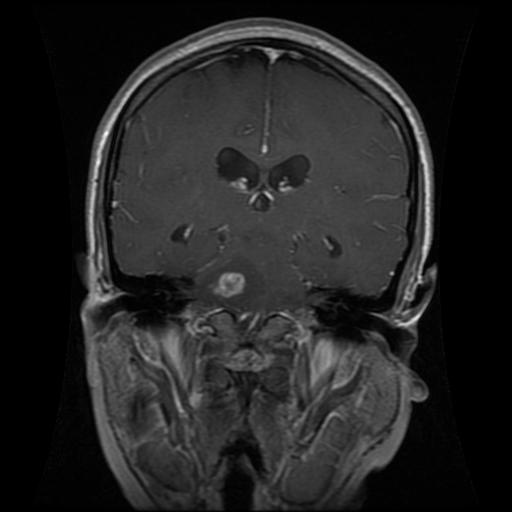
#> input picture data/raw/test/Glioma/1049.jpg, 512 x 512 px
$ python -i preprocessing_service.py   (imports and definitions only)
#> lines starting #> are read from the running program, lines starting #| are printed output that depends on the picture; after the words box and inside, x2 and y2 are one past the last pixel; in counts of white or black regions, pixels touching at a corner belong together
#> in preprocess_scan, image_color is the input picture: shape (512, 512, 3); min 0, max 255, mean 34.9
from __future__ import annotations

from dataclasses import dataclass
from pathlib import Path
from typing import Any

import cv2
import numpy as np

from backend.utils.config import settings


@dataclass
class PreprocessResult:
    normalized_image: np.ndarray
    preview_rgb: np.ndarray
    original_shape: tuple[int, ...]
    file_format: str
    modality: str
    is_3d: bool
    voxel_spacing: tuple[float, float, float] | None
    volume_data: np.ndarray | None = None
    selected_slice_index: int | None = None
    is_area_based_approximation: bool = True
    modality_channels: int = 1
    preprocessing_notes: list[str] | None = None


SUPPORTED_2D = {".jpg", ".jpeg", ".png"}
SUPPORTED_DICOM = {".dcm"}


def _normalize_intensity(image: np.ndarray) -> np.ndarray:
    image = image.astype(np.float32)
    if image.size == 0:
        return image

    lower = float(np.percentile(image, 1.0))
    upper = float(np.percentile(image, 99.0))
    if upper - lower < 1e-8:
        return np.zeros_like(image, dtype=np.float32)

    clipped = np.clip(image, lower, upper)
    return ((clipped - lower) / (upper - lower)).astype(np.float32)


def _largest_component(binary_mask: np.ndarray) -> np.ndarray:
    n_labels, labels, stats, _ = cv2.connectedComponentsWithStats(binary_mask.astype(np.uint8), connectivity=8)
    if n_labels <= 1:
        return np.zeros_like(binary_mask, dtype=np.uint8)
    largest_idx = 1 + int(np.argmax(stats[1:, cv2.CC_STAT_AREA]))
    out = np.zeros_like(binary_mask, dtype=np.uint8)
    out[labels == largest_idx] = 1
    return out


def _skull_strip_2d(image: np.ndarray) -> np.ndarray:
    if settings.skull_strip_mode.lower() == "none":
        return image

    img_u8 = (np.clip(image, 0.0, 1.0) * 255).astype(np.uint8)
    _, thresh = cv2.threshold(img_u8, 0, 255, cv2.THRESH_BINARY + cv2.THRESH_OTSU)
    mask = _largest_component((thresh > 0).astype(np.uint8))
    stripped = (img_u8 * mask).astype(np.uint8)
    return _normalize_intensity(stripped)


# [40 lines left out: functions _slice_from_volume, _load_nifti_volume, _load_dicom, not called in this run]


def _is_nifti(path: Path) -> bool:
    name = path.name.lower()
    return name.endswith(".nii") or name.endswith(".nii.gz")


def _resize_2d(image: np.ndarray, target_size: tuple[int, int]) -> np.ndarray:
    return cv2.resize(image, target_size, interpolation=cv2.INTER_AREA).astype(np.float32)


def _prepare_2d_image(image: np.ndarray, target_size: tuple[int, int]) -> np.ndarray:
    norm = _normalize_intensity(image)
    denoised = cv2.GaussianBlur(norm, (5, 5), 0)
    stripped = _skull_strip_2d(denoised)
    return _resize_2d(stripped, target_size)


# [5 lines left out: function _prepare_3d_volume, not called in this run]


def _validate_mri_like_image(image: np.ndarray) -> None:
    if image is None or image.size == 0:
        raise ValueError("Uploaded image is empty or unreadable.")

    if image.ndim == 3:
        b = image[:, :, 0].astype(np.float32)
        g = image[:, :, 1].astype(np.float32)
        r = image[:, :, 2].astype(np.float32)
        channel_delta = float((np.abs(b - g).mean() + np.abs(g - r).mean() + np.abs(b - r).mean()) / 3.0)
#> channel_delta = 0
        hsv = cv2.cvtColor(image, cv2.COLOR_BGR2HSV)
#> hsv: shape (512, 512, 3); mean H, S, V 0, 0, 34.9
        sat_mean = float(hsv[:, :, 1].mean())
#> sat_mean = 0
        gray = cv2.cvtColor(image, cv2.COLOR_BGR2GRAY)
        if channel_delta > 18.0 and sat_mean > 35.0:
            raise ValueError(
                "Uploaded file appears to be a natural/color photo, not a grayscale brain MRI slice."
            )
    else:
        gray = image.astype(np.float32)

    gray = gray.astype(np.float32)
    g_min = float(np.min(gray))
#> g_min = 0
    g_max = float(np.max(gray))
#> g_max = 255
    if g_max - g_min > 1e-8:
        gray_u8 = np.clip((gray - g_min) * 255.0 / (g_max - g_min), 0, 255).astype(np.uint8)
    else:
        gray_u8 = np.zeros_like(gray, dtype=np.uint8)

    std = float(np.std(gray_u8))
#> std = 35.65
    if std < 8.0:
        raise ValueError("Image contrast is too low for MRI analysis.")

    edges = cv2.Canny(gray_u8, 35, 120)
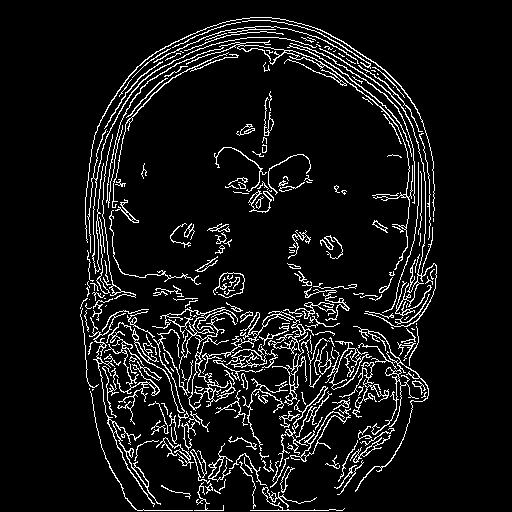
#> edges: shape (512, 512); 7.9% white in thin lines or dots, all inside (x1, y1, x2, y2) = (80, 17, 437, 511)
    edge_density = float(np.mean(edges > 0))
#> edge_density = 0.0792
    if edge_density > 0.35:
        raise ValueError("Image texture is atypical for brain MRI. Please upload a valid MRI scan.")

    _, thresh = cv2.threshold(gray_u8, 0, 255, cv2.THRESH_BINARY + cv2.THRESH_OTSU)
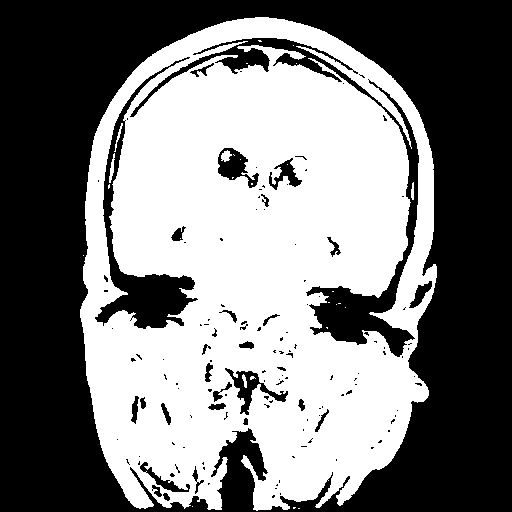
#> thresh: shape (512, 512); 48.6% white; 28 white regions (22 under 20 px), largest, box (x1, y1, x2, y2) and area: (80, 17, 437, 511) 126917, (221, 150, 232, 162) 84, (109, 153, 115, 183) 82, (114, 123, 123, 152) 57, (411, 182, 414, 200) 44, (242, 374, 247, 388) 41
    mask = _largest_component((thresh > 0).astype(np.uint8))
#> in _largest_component, `n_labels, labels, stats, _ = cv2.connectedComponentsWithStats(binary_m..`:
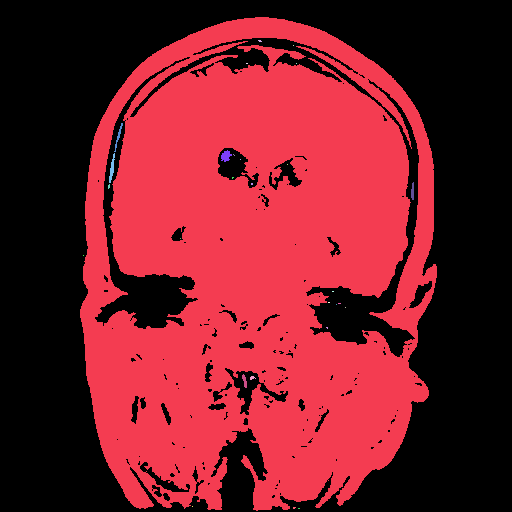
#> labels: shape (512, 512) int32; 29 distinct labels, from 0 to 28; one colour per label, 0 black
#> in _largest_component, `n_labels, labels, stats, _ = cv2.connectedComponentsWithStats(binary_m..`: n_labels = 29; stats = 29 rows, first 6: [0, 0, 512, 512, 134853], [80, 17, 357, 494, 126917], [258, 40, 4, 2, 6], [293, 45, 1, 1, 1], [246, 63, 2, 1, 2], [296, 63, 1, 1, 1]
#> in _largest_component, `largest_idx = 1 + int(np.argmax(stats[1:, cv2.CC_STAT_AREA]))`: largest_idx = 1
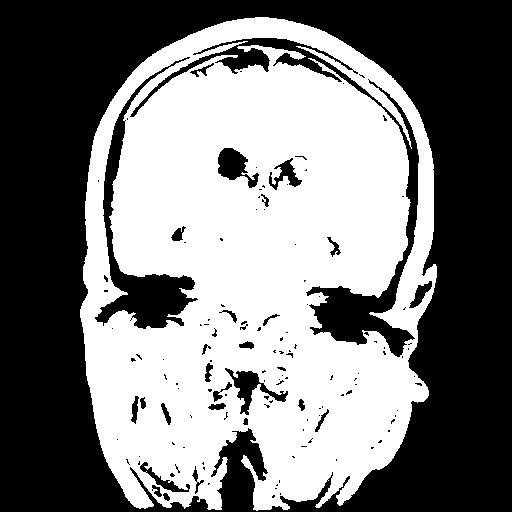
#> mask: shape (512, 512); values 0 (black) and 1 (white), 48.4% white; 1 white region, box (x1, y1, x2, y2) and area: (80, 17, 437, 511) 126917
    occupancy = float(mask.mean())
#> occupancy = 0.484
    if occupancy < 0.03 or occupancy > 0.95:
        raise ValueError("Image does not resemble a centered brain MRI slice.")


def preprocess_scan(image_path: str, target_size: tuple[int, int] = (224, 224)) -> PreprocessResult:
    path = Path(image_path)
    ext = path.suffix.lower()

    is_3d = False
    modality = "UNKNOWN"
    spacing = None
    volume_data = None
    selected_slice_index: int | None = None
    modality_channels = 1
    notes: list[str] = []

    if _is_nifti(path):
        volume, spacing, modality_channels = _load_nifti_volume(path)
        original_shape = tuple(volume.shape)
        volume_data, resized, selected_slice_index = _prepare_3d_volume(volume, target_size)
        is_3d = True
        modality = "MRI-3D-NIfTI"
        notes.append("3D NIfTI loaded and intensity-normalized with percentile clipping.")
        if modality_channels > 1:
            notes.append(
                f"Multi-modal NIfTI detected ({modality_channels} channels). "
                f"Using modality index {int(np.clip(settings.nifti_modality_index, 0, modality_channels - 1))}."
            )
    elif ext in SUPPORTED_DICOM:
        image = _load_dicom(path)
        _validate_mri_like_image(image)
        original_shape = tuple(image.shape)
        resized = _prepare_2d_image(image, target_size)
        modality = "DICOM-2D"
        notes.append("DICOM slice loaded and preprocessed in 2D mode.")
    elif ext in SUPPORTED_2D:
        image_color = cv2.imread(str(path), cv2.IMREAD_COLOR)
        if image_color is None:
            raise ValueError("Unable to decode image file.")
        _validate_mri_like_image(image_color)
        image = cv2.cvtColor(image_color, cv2.COLOR_BGR2GRAY)
        if image is None:
            raise ValueError("Unable to decode image file.")
        original_shape = tuple(image.shape)
#> original_shape = (512, 512)
        resized = _prepare_2d_image(image, target_size)
#> in _normalize_intensity, `lower = float(np.percentile(image, 1.0))`: lower = 0
#> in _normalize_intensity, `upper = float(np.percentile(image, 99.0))`: upper = 137
#> in _normalize_intensity, `return ((clipped - lower) / (upper - lower)).astype(np.float32)`:
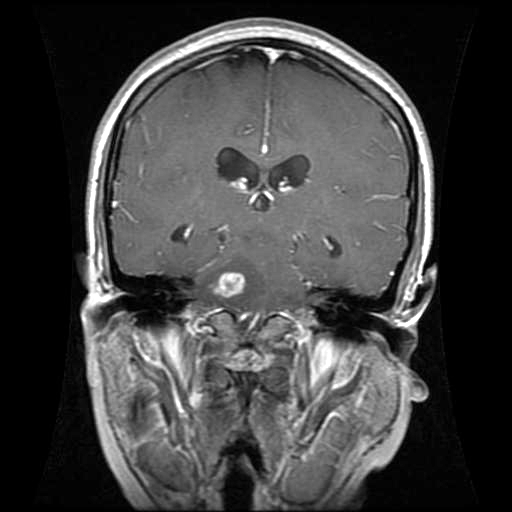
#> returned value: shape (512, 512) float32; min 0, max 1, mean 0.253
        modality = "MRI-2D"
        notes.append("2D image loaded and preprocessed.")
    else:
        raise ValueError(f"Unsupported file format: {path.name}")

    if resized.ndim != 2:
        raise ValueError("Preprocessed image is not 2D grayscale.")

    preview_rgb = cv2.cvtColor((np.clip(resized, 0.0, 1.0) * 255).astype(np.uint8), cv2.COLOR_GRAY2RGB)

    is_area_based_approximation = not bool(is_3d and spacing and volume_data is not None)
    if is_area_based_approximation:
        notes.append("Tumor metric fallback: area-based approximation.")
    else:
        notes.append("3D tumor volume estimation enabled using voxel spacing metadata.")

    return PreprocessResult(
        normalized_image=resized.astype(np.float32),
        preview_rgb=preview_rgb,
        original_shape=original_shape,
        file_format=path.suffix.lower(),
        modality=modality,
        is_3d=is_3d,
        voxel_spacing=spacing,
        volume_data=volume_data,
        selected_slice_index=selected_slice_index,
        is_area_based_approximation=is_area_based_approximation,
        modality_channels=modality_channels,
        preprocessing_notes=notes,
    )

#> (the run stopped early here; a loop or call above may not have finished)

$ run again, on data/raw/test/Glioma/1116.jpg
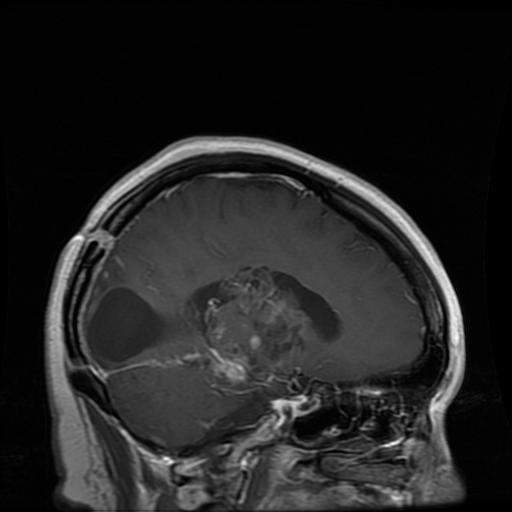
#> input picture data/raw/test/Glioma/1116.jpg, 512 x 512 px
#> in preprocess_scan, image_color is the input picture: shape (512, 512, 3); min 0, max 255, mean 35.4
#> channel_delta = 0
#> hsv: shape (512, 512, 3); mean H, S, V 0, 0, 35.4
#> g_max = 255
#> std = 42.16
#> in _validate_mri_like_image, `edges = cv2.Canny(gray_u8, 35, 120)`:
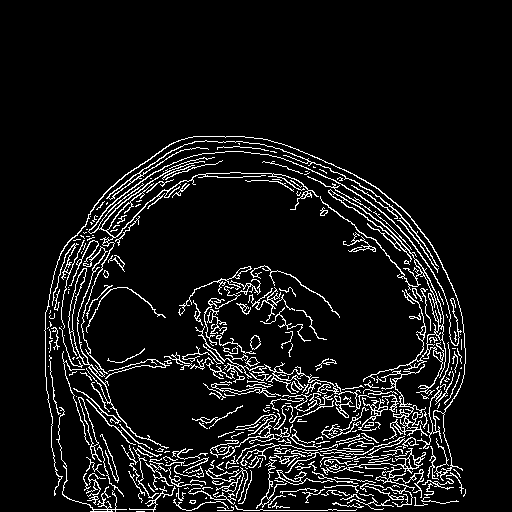
#> edges: shape (512, 512); 8% white in thin lines or dots, all inside (x1, y1, x2, y2) = (44, 136, 466, 512)
#> edge_density = 0.0799
#> thresh: shape (512, 512); 38.6% white; 78 white regions (63 under 20 px), largest, box (x1, y1, x2, y2) and area: (45, 136, 466, 512) 98690, (415, 260, 443, 340) 659, (334, 195, 413, 258) 485
#> labels: shape (512, 512) int32; 79 distinct labels, from 0 to 78
#> n_labels = 79; stats = 79 rows, first 6: [0, 0, 512, 512, 160960], [45, 136, 421, 376, 98690], [188, 162, 3, 1, 3], [183, 164, 1, 1, 1], [167, 171, 12, 6, 24], [152, 185, 1, 2, 2]
#> largest_idx = 1
#> mask: shape (512, 512); values 0 (black) and 1 (white), 37.6% white; 1 white region, box (x1, y1, x2, y2) and area: (45, 136, 466, 512) 98690
#> occupancy = 0.376
#> lower = 0
#> upper = 180
#> in _normalize_intensity, `return ((clipped - lower) / (upper - lower)).astype(np.float32)`:
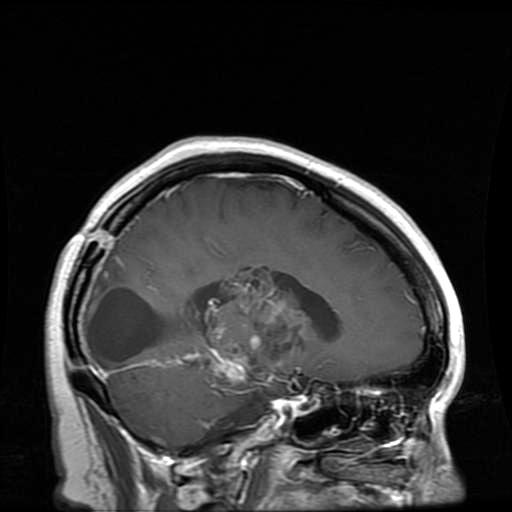
#> returned value: shape (512, 512) float32; min 0, max 1, mean 0.196

$ run again, on data/raw/test/Glioma/1125.jpg
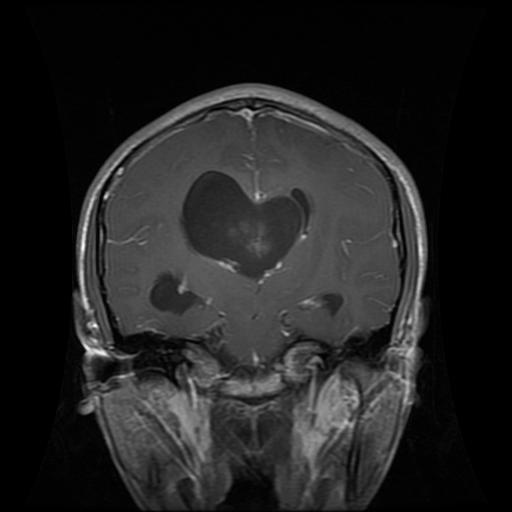
#> input picture data/raw/test/Glioma/1125.jpg, 512 x 512 px
#> in preprocess_scan, image_color is the input picture: shape (512, 512, 3); min 0, max 255, mean 34.4
#> channel_delta = 0
#> hsv: shape (512, 512, 3); mean H, S, V 0, 0, 34.4
#> g_max = 255
#> std = 39.34
#> in _validate_mri_like_image, `edges = cv2.Canny(gray_u8, 35, 120)`:
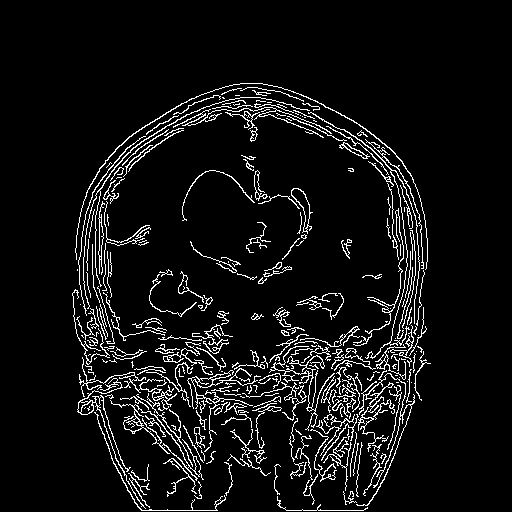
#> edges: shape (512, 512); 6.9% white in thin lines or dots, all inside (x1, y1, x2, y2) = (72, 83, 431, 511)
#> edge_density = 0.0691
#> thresh: shape (512, 512); 41.5% white; 41 white regions (34 under 20 px), largest, box (x1, y1, x2, y2) and area: (73, 83, 428, 510) 108196, (99, 225, 104, 274) 155, (222, 100, 247, 109) 111
#> labels: shape (512, 512) int32; 42 distinct labels, from 0 to 41
#> n_labels = 42; stats = 42 rows, first 6: [0, 0, 512, 512, 153373], [73, 83, 355, 427, 108196], [222, 100, 25, 9, 111], [248, 100, 4, 5, 13], [384, 170, 1, 2, 2], [216, 178, 3, 2, 5]
#> largest_idx = 1
#> mask: shape (512, 512); values 0 (black) and 1 (white), 41.3% white; 1 white region, box (x1, y1, x2, y2) and area: (73, 83, 428, 510) 108196
#> occupancy = 0.413
#> lower = 0
#> upper = 139
#> in _normalize_intensity, `return ((clipped - lower) / (upper - lower)).astype(np.float32)`:
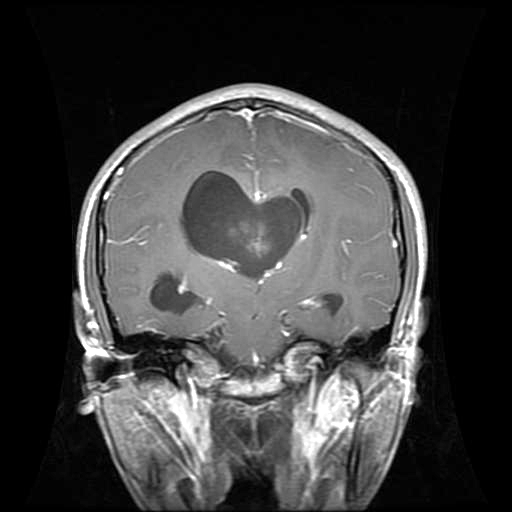
#> returned value: shape (512, 512) float32; min 0, max 1, mean 0.246

$ run again, on data/raw/test/Glioma/1134.jpg
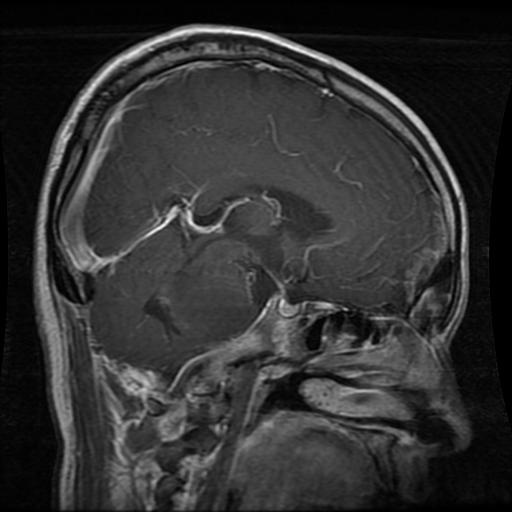
#> input picture data/raw/test/Glioma/1134.jpg, 512 x 512 px
#> in preprocess_scan, image_color is the input picture: shape (512, 512, 3); min 0, max 254, mean 48.8
#> channel_delta = 0
#> hsv: shape (512, 512, 3); mean H, S, V 0, 0, 48.8
#> g_max = 254
#> std = 38.01
#> in _validate_mri_like_image, `edges = cv2.Canny(gray_u8, 35, 120)`:
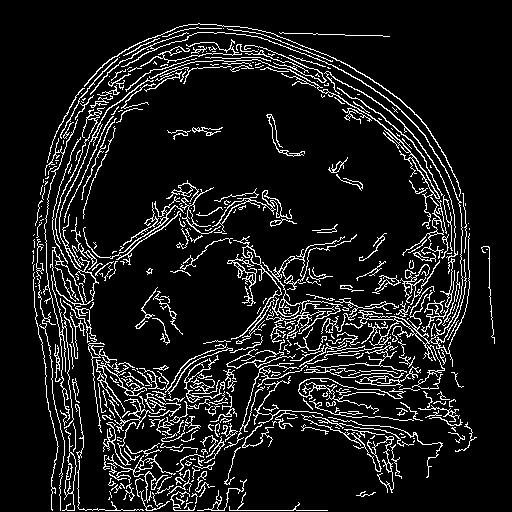
#> edges: shape (512, 512); 10.3% white in thin lines or dots, all inside (x1, y1, x2, y2) = (32, 23, 495, 511)
#> edge_density = 0.103
#> thresh: shape (512, 512); 56.7% white; 326 black regions (251 under 20 px), largest, box (x1, y1, x2, y2) and area: (0, 0, 512, 512) 92487, (46, 35, 461, 337) 10854, (302, 299, 393, 351) 1863
#> labels: shape (512, 512) int32; 86 distinct labels, from 0 to 85
#> n_labels = 86; stats = 86 rows, first 6: [0, 0, 512, 512, 113528], [33, 24, 437, 488, 145315], [115, 41, 213, 47, 2328], [267, 59, 2, 1, 2], [352, 81, 3, 1, 3], [109, 86, 8, 5, 26]
#> largest_idx = 1
#> mask: shape (512, 512); values 0 (black) and 1 (white), 55.4% white; 322 black regions (247 under 20 px), largest, box (x1, y1, x2, y2) and area: (0, 0, 512, 512) 92754, (46, 35, 461, 337) 13804, (302, 299, 393, 351) 1895
#> occupancy = 0.554
#> lower = 0
#> upper = 164
#> in _normalize_intensity, `return ((clipped - lower) / (upper - lower)).astype(np.float32)`:
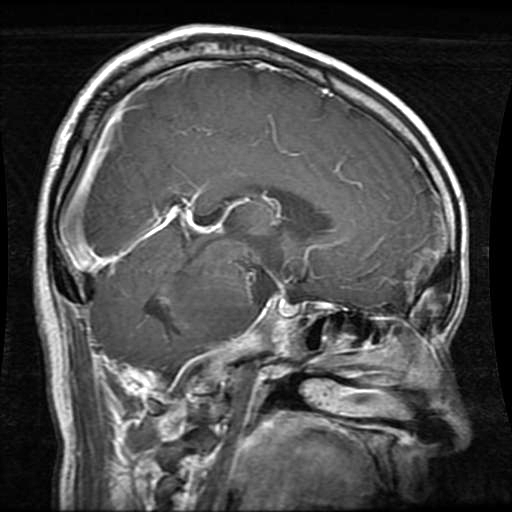
#> returned value: shape (512, 512) float32; min 0, max 1, mean 0.296
